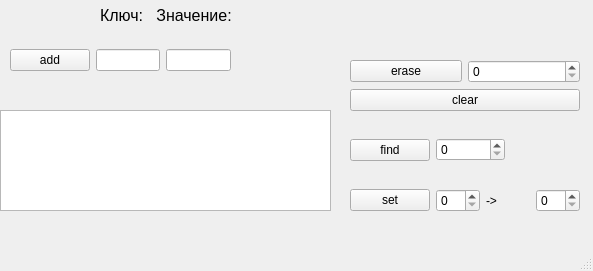
<?xml version="1.0" encoding="UTF-8"?>
<ui version="4.0">
 <class>MainWindow</class>
 <widget class="QMainWindow" name="MainWindow">
  <property name="geometry">
   <rect>
    <x>0</x>
    <y>0</y>
    <width>593</width>
    <height>271</height>
   </rect>
  </property>
  <property name="windowTitle">
   <string>MainWindow</string>
  </property>
  <widget class="QWidget" name="centralwidget">
   <widget class="QTableView" name="tableView">
    <property name="geometry">
     <rect>
      <x>0</x>
      <y>110</y>
      <width>331</width>
      <height>101</height>
     </rect>
    </property>
   </widget>
   <widget class="QWidget" name="horizontalLayoutWidget">
    <property name="geometry">
     <rect>
      <x>10</x>
      <y>20</y>
      <width>221</width>
      <height>80</height>
     </rect>
    </property>
    <layout class="QHBoxLayout" name="horizontalLayout">
     <item>
      <widget class="QPushButton" name="addButton">
       <property name="styleSheet">
        <string notr="true">color: rgb(0, 0, 0);</string>
       </property>
       <property name="text">
        <string>add</string>
       </property>
      </widget>
     </item>
     <item>
      <widget class="QLineEdit" name="KeylineEdit"/>
     </item>
     <item>
      <widget class="QLineEdit" name="ValuelineEdit"/>
     </item>
    </layout>
   </widget>
   <widget class="QWidget" name="verticalLayoutWidget">
    <property name="geometry">
     <rect>
      <x>350</x>
      <y>60</y>
      <width>230</width>
      <height>152</height>
     </rect>
    </property>
    <layout class="QVBoxLayout" name="verticalLayout">
     <item>
      <layout class="QHBoxLayout" name="horizontalLayout_2">
       <item>
        <widget class="QPushButton" name="deleteButton">
         <property name="styleSheet">
          <string notr="true">color: rgb(0, 0, 0);</string>
         </property>
         <property name="text">
          <string>erase</string>
         </property>
        </widget>
       </item>
       <item>
        <widget class="QSpinBox" name="deleteSpinBox"/>
       </item>
      </layout>
     </item>
     <item>
      <widget class="QPushButton" name="clearButton">
       <property name="styleSheet">
        <string notr="true">color: rgb(0, 0, 0);</string>
       </property>
       <property name="text">
        <string>clear</string>
       </property>
      </widget>
     </item>
     <item>
      <layout class="QHBoxLayout" name="horizontalLayout_3">
       <item>
        <widget class="QPushButton" name="SearchButton">
         <property name="styleSheet">
          <string notr="true">color: rgb(0, 0, 0);</string>
         </property>
         <property name="text">
          <string>find</string>
         </property>
        </widget>
       </item>
       <item>
        <widget class="QSpinBox" name="SearchSpinBox"/>
       </item>
       <item>
        <widget class="QLabel" name="label">
         <property name="text">
          <string/>
         </property>
        </widget>
       </item>
      </layout>
     </item>
     <item>
      <layout class="QHBoxLayout" name="horizontalLayout_4">
       <item>
        <widget class="QPushButton" name="SetButton">
         <property name="styleSheet">
          <string notr="true">color: rgb(0, 0, 0);</string>
         </property>
         <property name="text">
          <string>set</string>
         </property>
        </widget>
       </item>
       <item>
        <widget class="QSpinBox" name="SetKeyspinBox"/>
       </item>
       <item>
        <widget class="QLabel" name="label_2">
         <property name="styleSheet">
          <string notr="true">font: 16pt &quot;Segoe UI&quot;;
color: rgb(0, 0, 0);</string>
         </property>
         <property name="text">
          <string>-&gt;</string>
         </property>
        </widget>
       </item>
       <item>
        <widget class="QSpinBox" name="SetValueSpinBox"/>
       </item>
      </layout>
     </item>
    </layout>
   </widget>
   <widget class="QLabel" name="label_3">
    <property name="geometry">
     <rect>
      <x>100</x>
      <y>0</y>
      <width>181</width>
      <height>31</height>
     </rect>
    </property>
    <property name="font">
     <font>
      <pointsize>12</pointsize>
     </font>
    </property>
    <property name="text">
     <string>Ключ:   Значение:</string>
    </property>
   </widget>
  </widget>
  <widget class="QMenuBar" name="menubar">
   <property name="geometry">
    <rect>
     <x>0</x>
     <y>0</y>
     <width>593</width>
     <height>25</height>
    </rect>
   </property>
  </widget>
  <widget class="QStatusBar" name="statusbar"/>
 </widget>
 <resources/>
 <connections/>
</ui>
